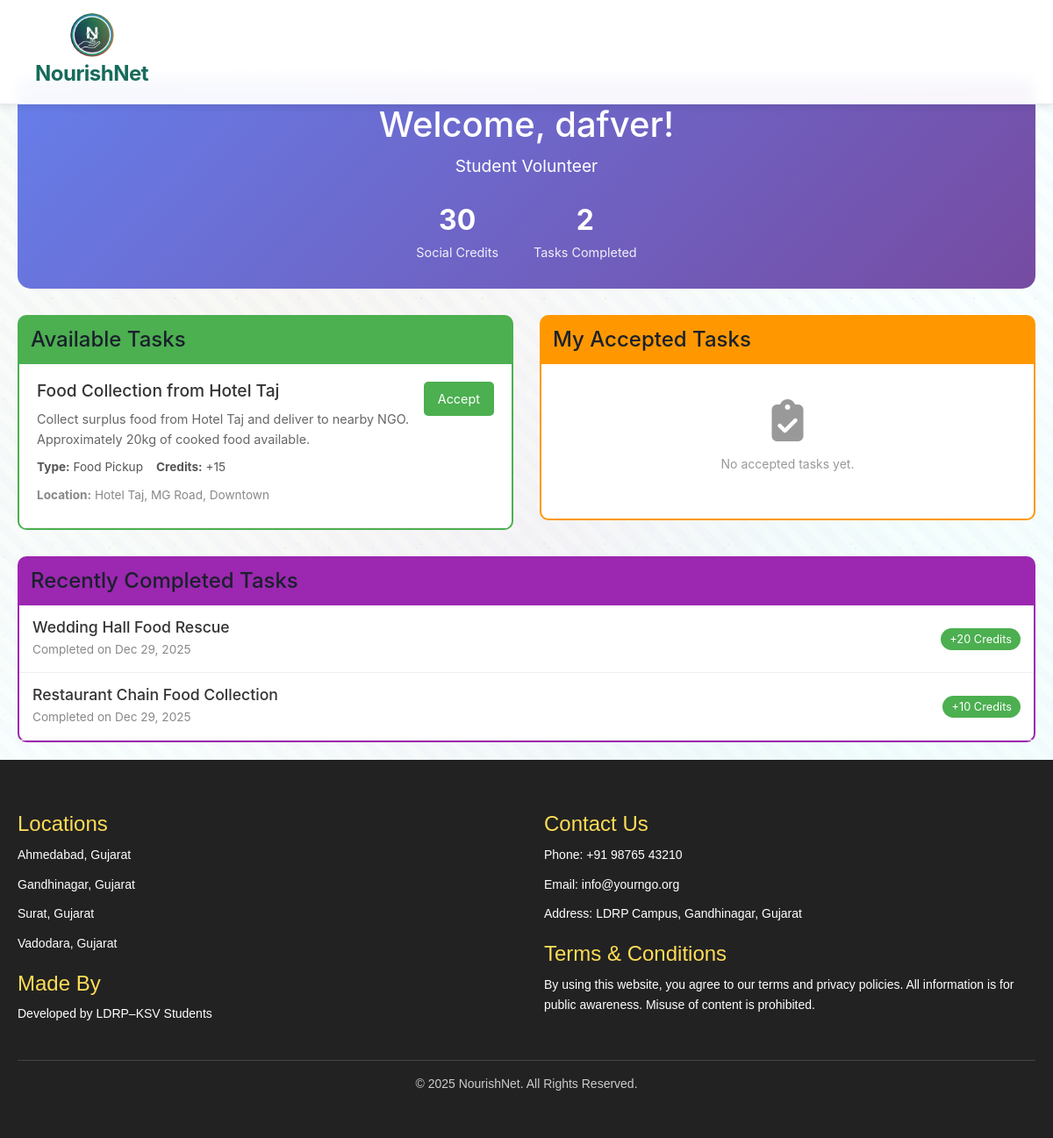
The app's page /volunteer_dashboard (signed in) with its own data.
### nour/models.py (models this page shows, shortened)
class Volunteer(models.Model):
    VOLUNTEER_TYPE_CHOICES = (
        ('student', 'Student Volunteer'),
        ('organization', 'Organization Volunteer'),
        ('individual', 'Individual Volunteer'),
    )
    volunteer_type = models.CharField(max_length=20, choices=VOLUNTEER_TYPE_CHOICES)
    name = models.CharField(max_length=100)
    email = models.EmailField(unique=True)
    phone = models.CharField(max_length=15)
    city = models.CharField(max_length=50)
    password = models.CharField(max_length=20)
    college_name = models.CharField(max_length=100, blank=True, null=True)  # For students
    student_id = models.CharField(max_length=50, blank=True, null=True)  # For students
    organization_name = models.CharField(max_length=100, blank=True, null=True)  # For organizations
    registration_id = models.CharField(max_length=50, blank=True, null=True)  # For organizations
    government_id = models.CharField(max_length=50, blank=True, null=True)  # For individuals (optional)
    social_credits = models.IntegerField(default=0)
    tasks_completed = models.IntegerField(default=0)
    created_at = models.DateTimeField(auto_now_add=True)
    updated_at = models.DateTimeField(auto_now=True)

class VolunteerTask(models.Model):
    TASK_STATUS_CHOICES = (
        ('available', 'Available'),
        ('accepted', 'Accepted'),
        ('completed', 'Completed'),
        ('cancelled', 'Cancelled'),
    )
    TASK_TYPE_CHOICES = (
        ('pickup', 'Food Pickup'),
        ('delivery', 'Food Delivery'),
        ('donation_request', 'Donation Request'),
    )
    title = models.CharField(max_length=200)
    description = models.TextField()
    task_type = models.CharField(max_length=20, choices=TASK_TYPE_CHOICES)
    pickup_location = models.TextField()
    delivery_location = models.TextField(blank=True, null=True)
    food_quantity = models.CharField(max_length=100, blank=True, null=True)
    pickup_time = models.DateTimeField(blank=True, null=True)
    status = models.CharField(max_length=20, choices=TASK_STATUS_CHOICES, default='available')
    assigned_volunteer = models.ForeignKey(Volunteer, on_delete=models.SET_NULL, blank=True, null=True)
    credit_reward = models.IntegerField(default=10)
    donor = models.ForeignKey(register_users, on_delete=models.CASCADE, related_name='donor_tasks', blank=True, null=True)
    ngo = models.ForeignKey(register_users, on_delete=models.CASCADE, related_name='ngo_tasks', blank=True, null=True)
    created_at = models.DateTimeField(auto_now_add=True)
    updated_at = models.DateTimeField(auto_now=True)
    completed_at = models.DateTimeField(blank=True, null=True)

### nour/views.py (the view)
# urls.py: path("volunteer_dashboard", volunteer_dashboard, name="volunteer_dashboard"),
def volunteer_dashboard(request):
    if not request.session.get('volunteer_id'):
        return redirect(volunteer_login)
    volunteer = Volunteer.objects.get(id=request.session['volunteer_id'])
    if VolunteerTask.objects.count() == 0:
        create_sample_tasks()
    available_tasks = VolunteerTask.objects.filter(status='available').order_by('-created_at')[:10]
    accepted_tasks = VolunteerTask.objects.filter(
        assigned_volunteer=volunteer,
        status='accepted'
    ).order_by('-created_at')
    completed_tasks = VolunteerTask.objects.filter(
        assigned_volunteer=volunteer,
        status='completed'
    ).order_by('-completed_at')[:5]
    context = {
        'volunteer': volunteer,
        'available_tasks': available_tasks,
        'accepted_tasks': accepted_tasks,
        'completed_tasks': completed_tasks,
    }
    return render(request, "volunteer_dashboard.html", context)

### nour/templates/volunteer_dashboard.html (shortened to what this page needs)
{%extends 'base.html'%}
{% load static %}
{%block content%}
<br>
<br>
<div class="dashboard-container" style="max-width: 1200px; margin: 0 auto; padding: 20px;">
    <div class="welcome-section" style="background: linear-gradient(135deg, #667eea 0%, #764ba2 100%); color: white; padding: 30px; border-radius: 15px; margin-bottom: 30px; text-align: center;">
        <h1 style="margin: 0; font-size: 2.5rem;">Welcome, {{ volunteer.name }}!</h1>
        <p style="margin: 10px 0; font-size: 1.2rem;">{{ volunteer.get_volunteer_type_display }}</p>
        <div style="display: flex; justify-content: center; gap: 40px; margin-top: 20px;">
            <div style="text-align: center;">
                <div style="font-size: 2rem; font-weight: bold;">{{ volunteer.social_credits }}</div>
                <div style="font-size: 0.9rem; opacity: 0.9;">Social Credits</div>
            </div>
            <div style="text-align: center;">
                <div style="font-size: 2rem; font-weight: bold;">{{ volunteer.tasks_completed }}</div>
                <div style="font-size: 0.9rem; opacity: 0.9;">Tasks Completed</div>
            </div>
        </div>
    </div>
    <div style="display: grid; grid-template-columns: 1fr 1fr; gap: 30px;">
        <div class="tasks-section">
            <div class="section-header" style="background-color: #4CAF50; color: white; padding: 15px; border-radius: 10px 10px 0 0; margin: 0;">
                <h2 style="margin: 0; font-size: 1.5rem;">Available Tasks</h2>
            </div>
            <div class="tasks-list" style="background-color: white; border: 2px solid #4CAF50; border-top: none; border-radius: 0 0 10px 10px; max-height: 400px; overflow-y: auto;">
                {% for task in available_tasks %}
                <div class="task-card" style="padding: 20px; border-bottom: 1px solid #eee; transition: background-color 0.3s;" onmouseover="this.style.backgroundColor='#f5f5f5'" onmouseout="this.style.backgroundColor='white'">
                    <div style="display: flex; justify-content: between; align-items: start;">
                        <div style="flex: 1;">
                            <h4 style="margin: 0 0 10px 0; color: #333; font-size: 1.2rem;">{{ task.title }}</h4>
                            <p style="margin: 5px 0; color: #666; font-size: 0.9rem;">{{ task.description|truncatewords:20 }}</p>
                            <div style="display: flex; gap: 15px; margin: 10px 0; font-size: 0.85rem;">
                                <span style="color: #555;"><strong>Type:</strong> {{ task.get_task_type_display }}</span>
                                <span style="color: #555;"><strong>Credits:</strong> +{{ task.credit_reward }}</span>
                            </div>
                            {% if task.pickup_location %}
                            <p style="margin: 5px 0; color: #888; font-size: 0.85rem;"><strong>Location:</strong> {{ task.pickup_location|truncatewords:8 }}</p>
                            {% endif %}
                        </div>
                        <a href="/accept_task/{{ task.id }}" class="btn-accept" style="background-color: #4CAF50; color: white; padding: 8px 16px; border: none; border-radius: 5px; text-decoration: none; font-size: 0.9rem; margin-left: 10px;">Accept</a>
                    </div>
                </div>
                {% empty %}
                <div style="padding: 40px; text-align: center; color: #999;">
                    <i class="fas fa-tasks" style="font-size: 3rem; margin-bottom: 15px;"></i>
                    <p>No available tasks at the moment.</p>
                </div>
                {% endfor %}
            </div>
        </div>
        <div class="tasks-section">
            <div class="section-header" style="background-color: #FF9800; color: white; padding: 15px; border-radius: 10px 10px 0 0; margin: 0;">
                <h2 style="margin: 0; font-size: 1.5rem;">My Accepted Tasks</h2>
            </div>
            <div class="tasks-list" style="background-color: white; border: 2px solid #FF9800; border-top: none; border-radius: 0 0 10px 10px; max-height: 400px; overflow-y: auto;">
                {% for task in accepted_tasks %}
                <div class="task-card" style="padding: 20px; border-bottom: 1px solid #eee; transition: background-color 0.3s;" onmouseover="this.style.backgroundColor='#f5f5f5'" onmouseout="this.style.backgroundColor='white'">
                    <div style="display: flex; justify-content: space-between; align-items: start;">
                        <div style="flex: 1;">
                            <h4 style="margin: 0 0 10px 0; color: #333; font-size: 1.2rem;">{{ task.title }}</h4>
                            <p style="margin: 5px 0; color: #666; font-size: 0.9rem;">{{ task.description|truncatewords:15 }}</p>
                            <div style="display: flex; gap: 15px; margin: 10px 0; font-size: 0.85rem;">
                                <span style="color: #555;"><strong>Credits:</strong> +{{ task.credit_reward }}</span>
                            </div>
                            {% if task.pickup_location %}
                            <p style="margin: 5px 0; color: #888; font-size: 0.85rem;"><strong>Location:</strong> {{ task.pickup_location|truncatewords:6 }}</p>
                            {% endif %}
                        </div>
                        <a href="/complete_task/{{ task.id }}" class="btn-complete" style="background-color: #2196F3; color: white; padding: 8px 16px; border: none; border-radius: 5px; text-decoration: none; font-size: 0.9rem; margin-left: 10px;">Complete</a>
                    </div>
                </div>
                {% empty %}
                <div style="padding: 40px; text-align: center; color: #999;">
                    <i class="fas fa-clipboard-check" style="font-size: 3rem; margin-bottom: 15px;"></i>
                    <p>No accepted tasks yet.</p>
                </div>
                {% endfor %}
            </div>
        </div>
    </div>
    <div class="tasks-section" style="margin-top: 30px;">
        <div class="section-header" style="background-color: #9C27B0; color: white; padding: 15px; border-radius: 10px 10px 0 0; margin: 0;">
            <h2 style="margin: 0; font-size: 1.5rem;">Recently Completed Tasks</h2>
        </div>
        <div class="tasks-list" style="background-color: white; border: 2px solid #9C27B0; border-top: none; border-radius: 0 0 10px 10px;">
            {% for task in completed_tasks %}
            <div class="task-card" style="padding: 15px; border-bottom: 1px solid #eee;">
                <div style="display: flex; justify-content: space-between; align-items: center;">
                    <div>
                        <h4 style="margin: 0 0 5px 0; color: #333; font-size: 1.1rem;">{{ task.title }}</h4>
                        <p style="margin: 0; color: #888; font-size: 0.85rem;">Completed on {{ task.completed_at|date:"M d, Y" }}</p>
                    </div>
                    <div style="text-align: right;">
                        <span style="background-color: #4CAF50; color: white; padding: 5px 10px; border-radius: 15px; font-size: 0.8rem;">+{{ task.credit_reward }} Credits</span>
                    </div>
                </div>
            </div>
            {% empty %}
            <div style="padding: 40px; text-align: center; color: #999;">
                <i class="fas fa-history" style="font-size: 3rem; margin-bottom: 15px;"></i>
                <p>No completed tasks yet. Start helping the community!</p>
            </div>
            {% endfor %}
        </div>
    </div>
</div>
{%endblock%}

### nour/templates/base.html (shortened to what this page needs)
<!DOCTYPE html>
{%load static%}
<html>
    <head>
        <link rel="stylesheet" href="https://maxcdn.bootstrapcdn.com/bootstrap/3.4.1/css/bootstrap.min.css">
        <link rel="stylesheet" href="https://maxcdn.bootstrapcdn.com/bootstrap/3.4.1/css/bootstrap.min.css">
        <link rel="stylesheet" href="static/assets/css/donor_new.css">
        <link rel="stylesheet" href="static/assets/css/ngo_dashboard.css">
        <link rel="stylesheet" href="static/assets/css/pickup.css">
        <link rel="stylesheet" href="static/assets/css/style.css">
        <link rel="stylesheet" href="https://cdnjs.cloudflare.com/ajax/libs/font-awesome/6.4.0/css/all.min.css">
    </head>
    <body>
<header class="sticky-header">
     <div class="logo">
         <img src="static/assets/images/logo.jpg" alt="NourishNet Logo" class="brand" width="50px">
        <div class="brand">NourishNet</div>
    </div>
        <nav class="navbar">
    </nav>
</header>
  {%block content%}{%endblock%}
  <footer>
  <div class="footer-container">
    <div class="footer-left">
      <h3>Locations</h3>
      <p>Ahmedabad, Gujarat</p>
      <p>Gandhinagar, Gujarat</p>
      <p>Surat, Gujarat</p>
      <p>Vadodara, Gujarat</p>
      <h3>Made By</h3>
      <p>Developed by LDRP–KSV Students</p>
    </div>
    <div class="footer-right">
      <h3>Contact Us</h3>
      <p>Phone: +91 98765 43210</p>
      <p>Email: info@yourngo.org</p>
      <p>Address: LDRP Campus, Gandhinagar, Gujarat</p>
      <h3>Terms & Conditions</h3>
      <p>
        By using this website, you agree to our terms and privacy policies.
        All information is for public awareness. Misuse of content is prohibited.
      </p>
    </div>
  </div>
  <p class="footer-bottom">© 2025 NourishNet. All Rights Reserved.</p>
</footer>
    </body>
</html>

### nour/static/assets/css/donor_new.css (style rules this page uses)
:root { --primary: #176b5b; --primary-light: #2a8f7a; --primary-dark: #0d4a3f; --secondary: #49aa8a; --accent: #ffb703; --accent-light: #ffcc4d; --danger: #e63946; --success: #2d6a4f; --warning: #f77f00; --bg-primary: #f8fffe; --bg-secondary: #f0f9f6; --card-bg: #ffffff; --text-primary: #1a202c; --text-secondary: #4a5568; --text-muted: #718096; --border: #e2e8f0; --shadow: rgba(0, 0, 0, 0.1); --shadow-hover: rgba(0, 0, 0, 0.15); --gradient: linear-gradient(135deg, var(--primary), var(--secondary)); --neon-orange: #ff6b35; --electric-blue: #4ecdc4; --plasma-pink: #ff0080; --cosmic-purple: #6c5ce7; --matrix-green: #00ff88; }
* { box-sizing: border-box; margin: 0; padding: 0; }
body { font-family: 'Inter', 'Segoe UI', -apple-system, BlinkMacSystemFont, sans-serif; background: var(--bg-primary); color: var(--text-primary); line-height: 1.6; overflow-x: hidden; position: relative; }
body::before { content: ''; position: fixed; top: 0; left: 0; width: 100%; height: 100%; background: radial-gradient(circle at 25% 25%, rgba(255, 107, 53, 0.05) 0%, transparent 50%), radial-gradient(circle at 75% 75%, rgba(78, 205, 196, 0.05) 0%, transparent 50%), radial-gradient(circle at 50% 50%, rgba(255, 0, 128, 0.03) 0%, transparent 50%), repeating-linear-gradient(45deg, transparent, transparent 10px, rgba(108, 92, 231, 0.02) 10px, rgba(108, 92, 231, 0.02) 20px); z-index: -1; }
body::after { content: ''; position: fixed; top: 0; left: 0; width: 100%; height: 100%; background-image: radial-gradient(circle, var(--matrix-green) 1px, transparent 1px), radial-gradient(circle, var(--neon-orange) 1px, transparent 1px), radial-gradient(circle, var(--electric-blue) 1px, transparent 1px); background-size: 50px 50px, 70px 70px, 90px 90px; background-position: 0 0, 25px 25px, 50px 50px; opacity: 0.1; z-index: -1; }
.sticky-header { position: fixed; top: 0; left: 0; right: 0; background: rgba(255, 255, 255, 0.95); backdrop-filter: blur(10px); z-index: 1000; padding: 1rem 2rem; display: flex; justify-content: space-between; align-items: center; box-shadow: 0 2px 10px var(--shadow); }
.brand { font-size: 1.8rem; font-weight: 700; color: var(--primary); letter-spacing: -0.5px; }
.navbar { display: flex; gap: 2rem; }
html { overscroll-behavior: none; }

### nour/static/assets/css/pickup.css (style rules this page uses)
body { font-family: 'Inter', 'Segoe UI', -apple-system, BlinkMacSystemFont, sans-serif; background: var(--bg-primary); color: var(--text-primary); line-height: 1.6; overflow-x: hidden; position: relative; }

### records on screen
Volunteer: name "dafver", volunteer_type "Student Volunteer", social_credits "30", tasks_completed "2"
VolunteerTask: title "Food Collection from Hotel Taj", description "Collect surplus food from Hotel Taj and deliver to nearby NGO. Approximately 20kg of cooked food available.", task_type "Food Pickup", credit_reward "15", pickup_location "Hotel Taj, MG Road, Downtown"
VolunteerTask: title "Wedding Hall Food Rescue", completed_at "Dec 29, 2025", credit_reward "20"
VolunteerTask: title "Restaurant Chain Food Collection", completed_at "Dec 29, 2025", credit_reward "10"
